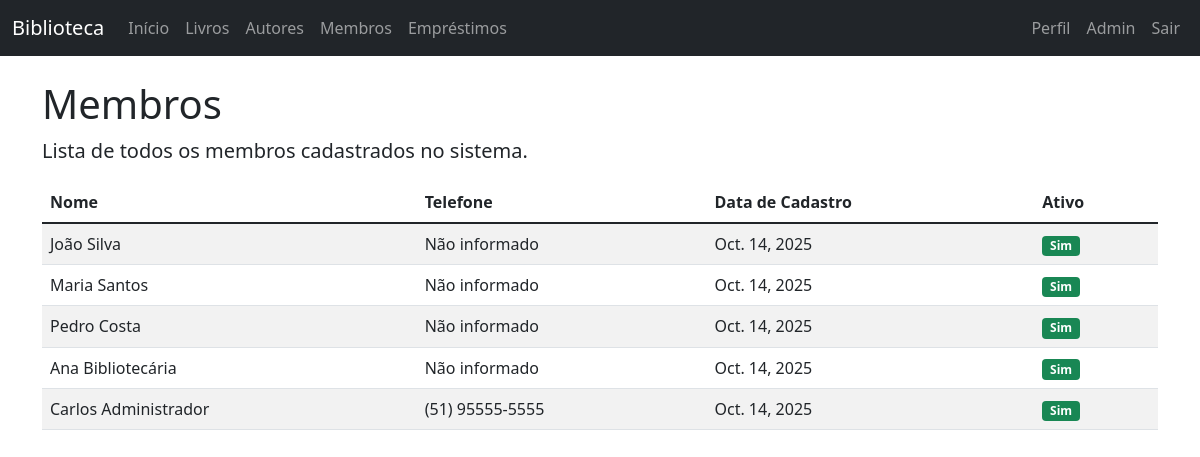
Page /members/ (signed in) on the committed database.
### books/models.py (models this page shows, shortened)
class Member(models.Model):
    USER_ROLE_CHOICES = [
        ('member', 'Membro'),
        ('librarian', 'Bibliotecário'),
        ('admin', 'Administrador'),
    ]
    user = models.OneToOneField(User, on_delete=models.CASCADE)
    phone_number = models.CharField(max_length=15)
    membership_date = models.DateField(auto_now_add=True)
    is_active = models.BooleanField(default=True)
    role = models.CharField(max_length=20, choices=USER_ROLE_CHOICES, default='member')
    @property
    def is_librarian(self):
        return self.role == 'librarian' or self.role == 'admin'

### books/views.py (the view)
# urls.py: path('members/', views.member_list, name='member_list'),
@login_required
def member_list(request):
    try:
        member = request.user.member
        if not member.is_librarian:
            messages.error(request, 'Acesso negado. Apenas bibliotecários e administradores podem acessar esta página.')
            return HttpResponseRedirect(reverse('index'))
    except Member.DoesNotExist:
        messages.error(request, 'Acesso negado. Apenas bibliotecários e administradores podem acessar esta página.')
        return HttpResponseRedirect(reverse('index'))
    members = Member.objects.all()
    return render(request, 'books/member_list.html', {'members': members})

### templates/books/member_list.html (shortened to what this page needs)
{% extends 'base.html' %}
{% block content %}
<div class="row">
    <div class="col-md-12">
        <h1>Membros</h1>
        <p class="lead">Lista de todos os membros cadastrados no sistema.</p>
        {% if members %}
            <div class="table-responsive">
                <table class="table table-striped table-hover">
                    <thead>
                        <tr>
                            <th>Nome</th>
                            <th>Telefone</th>
                            <th>Data de Cadastro</th>
                            <th>Ativo</th>
                        </tr>
                    </thead>
                    <tbody>
                        {% for member in members %}
                            <tr>
                                <td>{{ member.user.first_name }} {{ member.user.last_name }}</td>
                                <td>{{ member.phone_number|default:"Não informado" }}</td>
                                <td>{{ member.membership_date }}</td>
                                <td>
                                    {% if member.is_active %}
                                        <span class="badge bg-success">Sim</span>
                                    {% else %}
                                        <span class="badge bg-danger">Não</span>
                                    {% endif %}
                                </td>
                            </tr>
                        {% endfor %}
                    </tbody>
                </table>
            </div>
        {% else %}
            <div class="alert alert-info">
                <p>Nenhum membro cadastrado ainda.</p>
            </div>
        {% endif %}
    </div>
</div>
{% endblock %}

### rows in the picture
Member: user.first_name "João", user.last_name "Silva", phone_number "Não informado", membership_date "Oct. 14, 2025", is_active "Sim"
Member: user.first_name "Maria", user.last_name "Santos", phone_number "Não informado", membership_date "Oct. 14, 2025", is_active "Sim"
Member: user.first_name "Pedro", user.last_name "Costa", phone_number "Não informado", membership_date "Oct. 14, 2025", is_active "Sim"
Member: user.first_name "Ana", user.last_name "Bibliotecária", phone_number "Não informado", membership_date "Oct. 14, 2025", is_active "Sim"
Member: user.first_name "Carlos", user.last_name "Administrador", phone_number "(51) 95555-5555", membership_date "Oct. 14, 2025", is_active "Sim"
